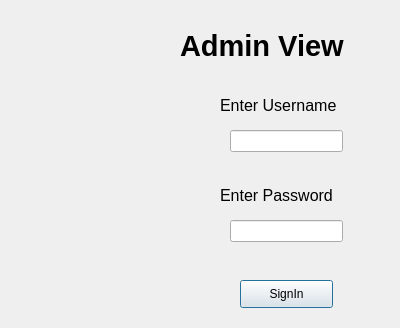
<?xml version="1.0" encoding="UTF-8"?>
<ui version="4.0">
 <class>Dialog</class>
 <widget class="QDialog" name="Dialog">
  <property name="geometry">
   <rect>
    <x>0</x>
    <y>0</y>
    <width>400</width>
    <height>328</height>
   </rect>
  </property>
  <property name="windowTitle">
   <string>Dialog</string>
  </property>
  <widget class="QLabel" name="adminView">
   <property name="geometry">
    <rect>
     <x>180</x>
     <y>20</y>
     <width>221</width>
     <height>51</height>
    </rect>
   </property>
   <property name="font">
    <font>
     <pointsize>22</pointsize>
     <weight>75</weight>
     <bold>true</bold>
    </font>
   </property>
   <property name="text">
    <string>Admin View</string>
   </property>
  </widget>
  <widget class="QLabel" name="usernameLabel">
   <property name="geometry">
    <rect>
     <x>220</x>
     <y>90</y>
     <width>151</width>
     <height>31</height>
    </rect>
   </property>
   <property name="font">
    <font>
     <pointsize>12</pointsize>
    </font>
   </property>
   <property name="text">
    <string>Enter Username</string>
   </property>
  </widget>
  <widget class="QLineEdit" name="username">
   <property name="geometry">
    <rect>
     <x>230</x>
     <y>130</y>
     <width>113</width>
     <height>22</height>
    </rect>
   </property>
  </widget>
  <widget class="QLabel" name="passLabel">
   <property name="geometry">
    <rect>
     <x>220</x>
     <y>180</y>
     <width>150</width>
     <height>31</height>
    </rect>
   </property>
   <property name="font">
    <font>
     <pointsize>12</pointsize>
    </font>
   </property>
   <property name="text">
    <string>Enter Password</string>
   </property>
  </widget>
  <widget class="QLineEdit" name="password">
   <property name="geometry">
    <rect>
     <x>230</x>
     <y>220</y>
     <width>113</width>
     <height>22</height>
    </rect>
   </property>
  </widget>
  <widget class="QPushButton" name="signin">
   <property name="geometry">
    <rect>
     <x>240</x>
     <y>280</y>
     <width>93</width>
     <height>28</height>
    </rect>
   </property>
   <property name="text">
    <string>SignIn</string>
   </property>
  </widget>
 </widget>
 <resources/>
 <connections/>
</ui>
